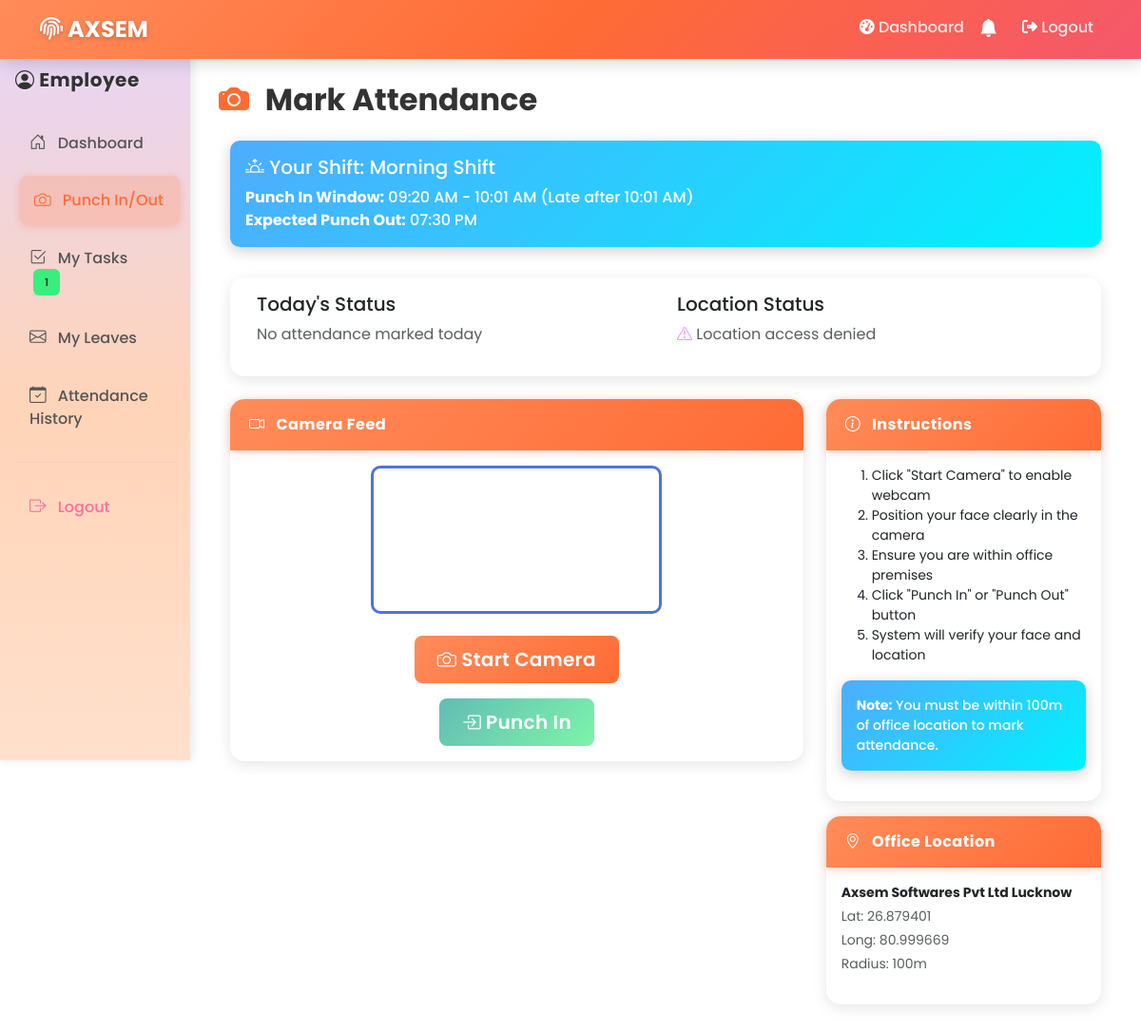
The app's page /employee/punch/ (signed in) with its own data.
### attendance_app/models.py (models this page shows, shortened)
class Employee(models.Model):
    user = models.OneToOneField(User, on_delete=models.CASCADE, related_name='employee_profile')
    employee_id = models.CharField(max_length=20, unique=True)
    full_name = models.CharField(max_length=200)
    designation = models.CharField(max_length=100)
    email = models.EmailField(unique=True)
    mobile_number = models.CharField(max_length=15)
    photo = models.ImageField(upload_to='employee_photos/')
    face_encoding = models.TextField(blank=True, help_text='Face encoding for recognition')
    shift = models.ForeignKey('Shift', on_delete=models.SET_NULL, null=True, blank=True, related_name='employees', help_text='Assigned shift')
    date_of_birth = models.DateField(null=True, blank=True, help_text='Date of birth')
    base_salary = models.DecimalField(
        max_digits=10,
        decimal_places=2,
        validators=[MinValueValidator(0)],
        help_text='Monthly base salary'
    )
    date_joined = models.DateField(auto_now_add=True)
    is_active = models.BooleanField(default=True)
    class Meta:
        verbose_name = 'Employee'
        verbose_name_plural = 'Employees'
        ordering = ['employee_id']

class Shift(models.Model):
    SHIFT_CHOICES = (
        ('morning', 'Morning Shift'),
        ('night', 'Night Shift'),
    )
    name = models.CharField(max_length=20, choices=SHIFT_CHOICES, unique=True)
    punch_in_start = models.TimeField(help_text='Earliest punch in time')
    punch_in_end = models.TimeField(help_text='Latest punch in time (after this = Late)')
    punch_out_time = models.TimeField(help_text='Expected punch out time')
    is_active = models.BooleanField(default=True)
    created_at = models.DateTimeField(auto_now_add=True)
    updated_at = models.DateTimeField(auto_now=True)
    class Meta:
        verbose_name = 'Shift'
        verbose_name_plural = 'Shifts'
        ordering = ['name']

class OfficeLocation(models.Model):
    name = models.CharField(max_length=200, default='Main Office')
    latitude = models.DecimalField(max_digits=9, decimal_places=6)
    longitude = models.DecimalField(max_digits=9, decimal_places=6)
    radius = models.IntegerField(
        default=200,
        help_text='Allowed radius in meters'
    )
    is_active = models.BooleanField(default=True)
    created_at = models.DateTimeField(auto_now_add=True)
    class Meta:
        verbose_name = 'Office Location'
        verbose_name_plural = 'Office Locations'

### attendance_app/views.py (the view)
# urls.py: path('employee/punch/', views.punch_in_out, name='punch_in_out'),
@login_required
def punch_in_out(request):
    if request.user.role != 'employee':
        return redirect('home')
    employee = request.user.employee_profile
    if not employee.is_active:
        logout(request)
        messages.error(request, 'Your account has been deactivated. Please contact admin.')
        return redirect('employee_login')
    today = date.today()
    attendance = Attendance.objects.filter(
        employee=employee,
        date=today
    ).first()
    office_location = OfficeLocation.objects.filter(is_active=True).first()
    context = {
        'employee': employee,
        'attendance': attendance,
        'office_location': office_location,
    }
    return render(request, 'employee/punch_in_out.html', context)

### templates/employee/punch_in_out.html (shortened to what this page needs)
{% extends 'base.html' %}
{% block content %}
<div class="container-fluid">
    <div class="row">
        {% include "employee/includes/sidebar.html" %}
        <div class="col-md-10 content-wrapper">
            <h2 class="mb-4">
                <i class="bi bi-camera-fill"></i> Mark Attendance
            </h2>
            <div class="row mb-4">
                {% if employee.shift %}
                <div class="col-md-12 mb-3">
                    <div class="alert alert-info">
                        <h5>
                            {% if employee.shift.name == 'morning' %}
                                <i class="bi bi-sunrise"></i>
                            {% else %}
                                <i class="bi bi-moon-stars"></i>
                            {% endif %}
                            Your Shift: {{ employee.shift.get_name_display }}
                        </h5>
                        <p class="mb-0">
                            <strong>Punch In Window:</strong> {{ employee.shift.punch_in_start|time:"h:i A" }} - {{ employee.shift.punch_in_end|time:"h:i A" }}
                            (Late after {{ employee.shift.punch_in_end|time:"h:i A" }})
                            <br>
                            <strong>Expected Punch Out:</strong> {{ employee.shift.punch_out_time|time:"h:i A" }}
                        </p>
                    </div>
                </div>
                {% endif %}
                <div class="col-12">
                    <div class="card">
                        <div class="card-body">
                            <div class="row">
                                <div class="col-12 col-md-6">
                                    <h5>Today's Status</h5>
                                    {% if attendance %}
                                        <p><strong>Punch In:</strong>
                                            {% if attendance.punch_in %}
                                                <span class="text-success">{{ attendance.punch_in|date:"h:i A" }}</span>
                                            {% else %}
                                                <span class="text-muted">Not punched in</span>
                                            {% endif %}
                                        </p>
                                        <p><strong>Punch Out:</strong>
                                            {% if attendance.punch_out %}
                                                <span class="text-danger">{{ attendance.punch_out|date:"h:i A" }}</span>
                                            {% else %}
                                                <span class="text-muted">Not punched out</span>
                                            {% endif %}
                                        </p>
                                    {% else %}
                                        <p class="text-muted">No attendance marked today</p>
                                    {% endif %}
                                </div>
                                <div class="col-12 col-md-6">
                                    <h5>Location Status</h5>
                                    <p id="locationStatus" class="text-muted">Checking location...</p>
                                </div>
                            </div>
                        </div>
                    </div>
                </div>
            </div>
            <div class="row">
                <div class="col-12 col-md-8 mx-auto">
                    <div class="card">
                        <div class="card-header">
                            <i class="bi bi-camera-video"></i> Camera Feed
                        </div>
                        <div class="card-body text-center">
                            <div class="camera-container">
                                <video id="video" autoplay playsinline></video>
                            </div>
                            <div class="mt-3">
                                <button id="startCamera" class="btn btn-primary btn-lg">
                                    <i class="bi bi-camera"></i> Start Camera
                                </button>
                            </div>
                            <div class="mt-3">
                                {% if not attendance or not attendance.punch_in %}
                                    <button id="punchInBtn" class="btn btn-success btn-lg" disabled>
                                        <i class="bi bi-box-arrow-in-right"></i> Punch In
                                    </button>
                                {% endif %}
                            </div>
                        </div>
                    </div>
                </div>
                <div class="col-12 col-md-4">
                    <div class="card">
                        <div class="card-header">
                            <i class="bi bi-info-circle"></i> Instructions
                        </div>
                        <div class="card-body">
                            <ol class="small">
                                <li>Click "Start Camera" to enable webcam</li>
                                <li>Position your face clearly in the camera</li>
                                <li>Ensure you are within office premises</li>
                                <li>Click "Punch In" or "Punch Out" button</li>
                                <li>System will verify your face and location</li>
                            </ol>
                            <div class="alert alert-info small mt-3">
                                <strong>Note:</strong> You must be within {{ office_location.radius }}m of office location to mark attendance.
                            </div>
                        </div>
                    </div>
                    <div class="card mt-3">
                        <div class="card-header">
                            <i class="bi bi-geo-alt"></i> Office Location
                        </div>
                        <div class="card-body">
                            {% if office_location %}
                                <p class="small mb-1"><strong>{{ office_location.name }}</strong></p>
                                <p class="small text-muted mb-1">Lat: {{ office_location.latitude }}</p>
                                <p class="small text-muted mb-1">Long: {{ office_location.longitude }}</p>
                                <p class="small text-muted">Radius: {{ office_location.radius }}m</p>
                            {% else %}
                                <p class="text-muted small">No office location configured</p>
                            {% endif %}
                        </div>
                    </div>
                </div>
            </div>
        </div>
    </div>
</div>
{% endblock %}

### templates/base.html (style rules this page uses)
* { margin: 0; padding: 0; box-sizing: border-box; font-family: 'Poppins', sans-serif; }
body { background: white; min-height: 100vh; }
.container-fluid { padding: 0; background: white; margin-top: 0; }
.container-fluid .row { margin: 0; background: white; }
.alert { animation: slideIn 0.3s ease-out; box-shadow: 0 4px 15px rgba(0, 0, 0, 0.2); }
.content-wrapper { margin-left: 16.666667%; padding: 30px; background: white; min-height: calc(100vh - 56px); border-top: none; margin-top: 56px; padding-top: 30px; }
.content-wrapper h2 { color: #333; font-weight: 700; margin-bottom: 25px; }
.content-wrapper h2 i { color: #ff6b35; margin-right: 10px; }
.card { border: none; border-radius: 15px; box-shadow: 0 4px 15px rgba(0, 0, 0, 0.1); background: white; transition: all 0.3s ease; }
.card-header { background: linear-gradient(135deg, #ff8c5a 0%, #ff6b35 100%); color: white; border: none; border-radius: 15px 15px 0 0 !important; padding: 15px 20px; font-weight: 700; letter-spacing: 0.5px; box-shadow: 0 2px 10px rgba(255, 107, 53, 0.3); }
.card-header i { margin-right: 8px; }
.btn { border-radius: 8px; padding: 10px 24px; font-weight: 600; transition: all 0.3s ease; letter-spacing: 0.3px; }
.btn-primary { background: linear-gradient(135deg, #ff8c5a 0%, #ff6b35 100%); border: none; }
.btn-success { background: linear-gradient(135deg, #11998e 0%, #38ef7d 100%); border: none; }
.bi, .fas, .fa { transition: all 0.3s ease; }
.alert { border-radius: 10px; border: none; font-weight: 500; }
.alert-info { background: linear-gradient(135deg, #4facfe 0%, #00f2fe 100%); color: white; }

### templates/employee/punch_in_out.html (style rules this page uses)
#video { width: 100%; max-width: 640px; border-radius: 10px; border: 3px solid #4e73df; }
.camera-container { position: relative; display: inline-block; }

### records on screen
Employee: shift.name "Morning Shift", shift.punch_in_start "09:20 AM", shift.punch_in_end "10:01 AM", shift.punch_out_time "07:30 PM"
OfficeLocation: radius "100", name "Axsem Softwares Pvt Ltd Lucknow", latitude "26.879401", longitude "80.999669"
